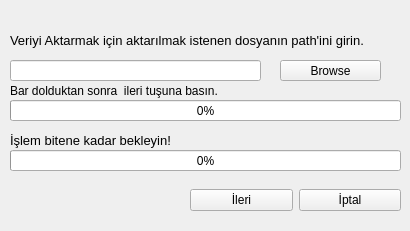
<?xml version="1.0" encoding="UTF-8"?>
<ui version="4.0">
 <class>Form</class>
 <widget class="QWidget" name="Form">
  <property name="geometry">
   <rect>
    <x>0</x>
    <y>0</y>
    <width>410</width>
    <height>231</height>
   </rect>
  </property>
  <property name="windowTitle">
   <string>Form</string>
  </property>
  <widget class="QWidget" name="horizontalLayoutWidget">
   <property name="geometry">
    <rect>
     <x>190</x>
     <y>180</y>
     <width>211</width>
     <height>41</height>
    </rect>
   </property>
   <layout class="QHBoxLayout" name="horizontalLayout">
    <item>
     <widget class="QPushButton" name="ileri">
      <property name="text">
       <string>İleri</string>
      </property>
     </widget>
    </item>
    <item>
     <widget class="QPushButton" name="iptal">
      <property name="text">
       <string>İptal</string>
      </property>
     </widget>
    </item>
   </layout>
  </widget>
  <widget class="QLabel" name="aciklama">
   <property name="geometry">
    <rect>
     <x>10</x>
     <y>20</y>
     <width>381</width>
     <height>41</height>
    </rect>
   </property>
   <property name="font">
    <font>
     <pointsize>10</pointsize>
    </font>
   </property>
   <property name="text">
    <string>Veriyi Aktarmak için aktarılmak istenen dosyanın path'ini girin.</string>
   </property>
  </widget>
  <widget class="QLineEdit" name="path_file">
   <property name="geometry">
    <rect>
     <x>10</x>
     <y>60</y>
     <width>251</width>
     <height>21</height>
    </rect>
   </property>
  </widget>
  <widget class="QPushButton" name="browse">
   <property name="geometry">
    <rect>
     <x>280</x>
     <y>60</y>
     <width>101</width>
     <height>21</height>
    </rect>
   </property>
   <property name="text">
    <string>Browse</string>
   </property>
  </widget>
  <widget class="QProgressBar" name="progressBar_2">
   <property name="geometry">
    <rect>
     <x>10</x>
     <y>100</y>
     <width>391</width>
     <height>21</height>
    </rect>
   </property>
   <property name="value">
    <number>0</number>
   </property>
  </widget>
  <widget class="QLabel" name="label">
   <property name="geometry">
    <rect>
     <x>10</x>
     <y>80</y>
     <width>221</width>
     <height>21</height>
    </rect>
   </property>
   <property name="font">
    <font>
     <pointsize>9</pointsize>
    </font>
   </property>
   <property name="text">
    <string>Bar dolduktan sonra  ileri tuşuna basın.</string>
   </property>
  </widget>
  <widget class="QLabel" name="label_2">
   <property name="geometry">
    <rect>
     <x>10</x>
     <y>130</y>
     <width>311</width>
     <height>21</height>
    </rect>
   </property>
   <property name="font">
    <font>
     <pointsize>10</pointsize>
    </font>
   </property>
   <property name="text">
    <string>İşlem bitene kadar bekleyin!</string>
   </property>
  </widget>
  <widget class="QProgressBar" name="progressBar">
   <property name="geometry">
    <rect>
     <x>10</x>
     <y>150</y>
     <width>391</width>
     <height>21</height>
    </rect>
   </property>
   <property name="value">
    <number>0</number>
   </property>
  </widget>
 </widget>
 <resources/>
 <connections/>
</ui>
